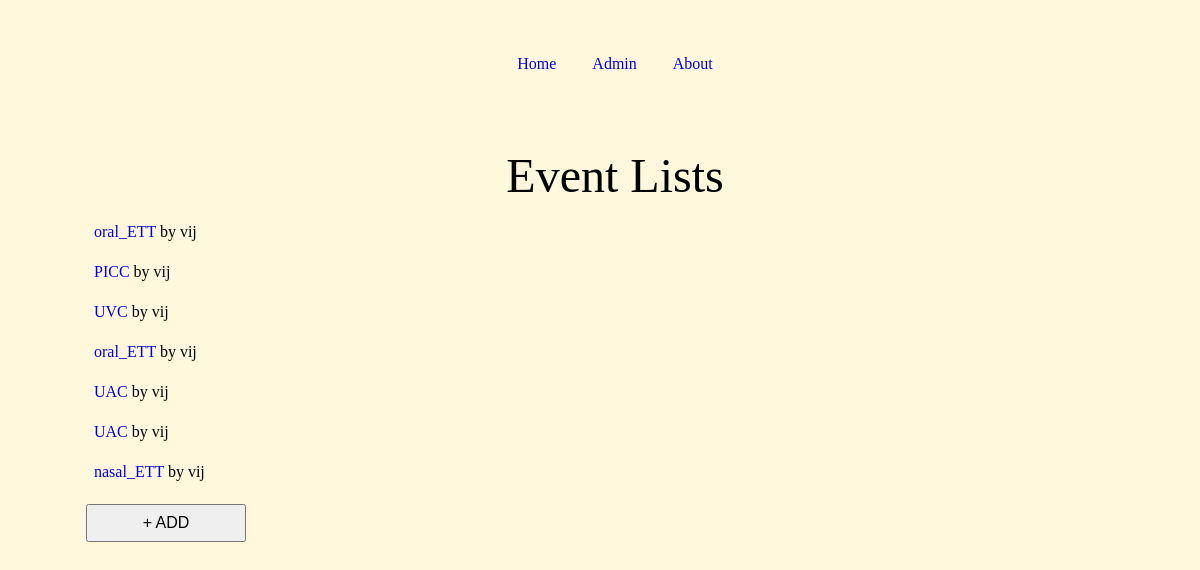
The page / on the database its author committed.
### user_cusum/models.py (models this page shows, shortened)
class Event(models.Model):
  event_user = models.ForeignKey(get_user_model(), on_delete = models.CASCADE)
  event_name = models.TextField('Select name of event', max_length=10, choices=PROCEDURES)
  event_date = models.DateField('Enter date of event', default=django.utils.timezone.now)
  event_outcome = models.IntegerField('Select outcome',choices=OUTCOMES)

### user_cusum/views.py (the view)
# urls.py: path("", EventListView.as_view(), name = 'event_list'),
class EventListView(ListView):
  template_name = 'event_list.html'
  model = Event

### templates/event_list.html
{% extends 'base.html' %}
{%block content %}
  <h1> Event Lists </h1>
  <ul>
    {% for obj in object_list %}
    <li>  <a href = {% url 'event_detail' obj.pk %}> {{obj.event_name}} </a>   by    {{obj.event_user}}</li>
    {% endfor %}
  </ul>
  <a href="{% url 'event_create'%}"><button>+ ADD
  </button></a>
{% endblock content %}

### templates/base.html (shortened to what this page needs)
{% load static %}
<!DOCTYPE html>
<html lang="en">
<head>
  {% block link%}
  <link rel="stylesheet" href={% static "css/reset.css" %}>
  <link rel="stylesheet" href={% static "css/base.css" %}>
  {% endblock link%}
</head>
<body>
  <header>
  {% block nav_bar %}
  <nav>
    <ul>
      <li><a href="{% url 'event_list' %}">Home</a></li>
      <li><a href="{% url 'event_list' %}">Admin</a></li>
      <li><a href="{% url 'about' %}">About</a></li>
    </ul>
  </nav>
  {% endblock nav_bar %}
  </header>
  <main>
  {% block content%}{% endblock content%}
  </main>
</body>
</html>

### static/css/base.css (style rules this page uses)
* { font-size: 1rem; margin:0.5rem; padding: 0.5rem; }
body { background-color: cornsilk; font-family: Cambria, Cochin, Georgia, Times, 'Times New Roman', serif; margin-left: 30px; padding: 20px; }
header { padding: 20px; }
nav>ul { width:50%; margin-left:auto; margin-right:auto; text-align: center; }
nav>ul>li { display: inline-block; font-size: 1rem; }
a { text-decoration: none; }
main { padding: 20px; }
h1 { font-size: 3rem; margin: 1rem; text-align: center; }
ul>li, p { font-size: 1rem; margin:0.5rem; padding: 0.5rem; }
input, button { font-size: 1rem; width: 10rem; margin:0.5rem; }

### rows shown on the page
Event: event_name "oral_ETT", event_user "vij"
Event: event_name "PICC", event_user "vij"
Event: event_name "UVC", event_user "vij"
Event: event_name "oral_ETT", event_user "vij"
Event: event_name "UAC", event_user "vij"
Event: event_name "UAC", event_user "vij"
Event: event_name "nasal_ETT", event_user "vij"
